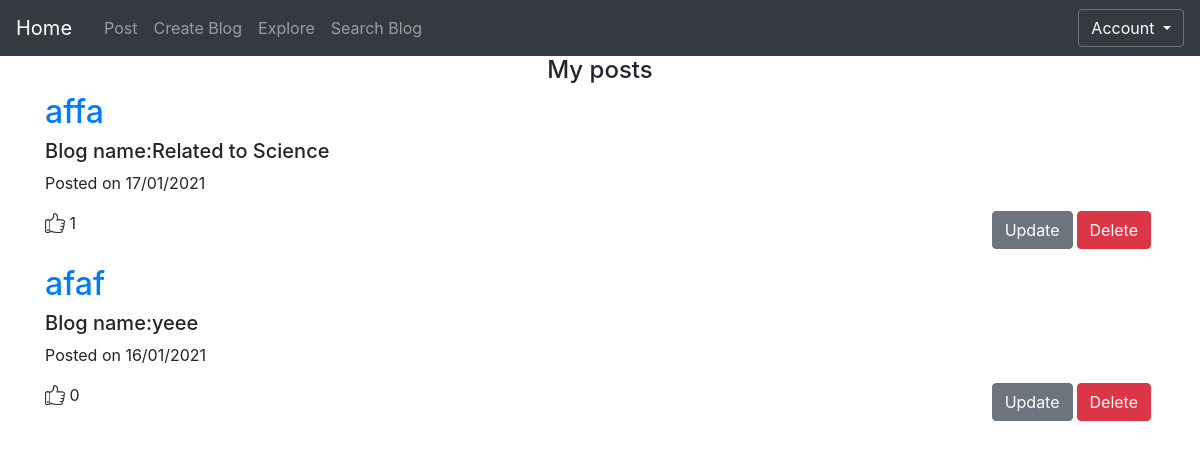
Page /posted (signed in) on the earlier database version.
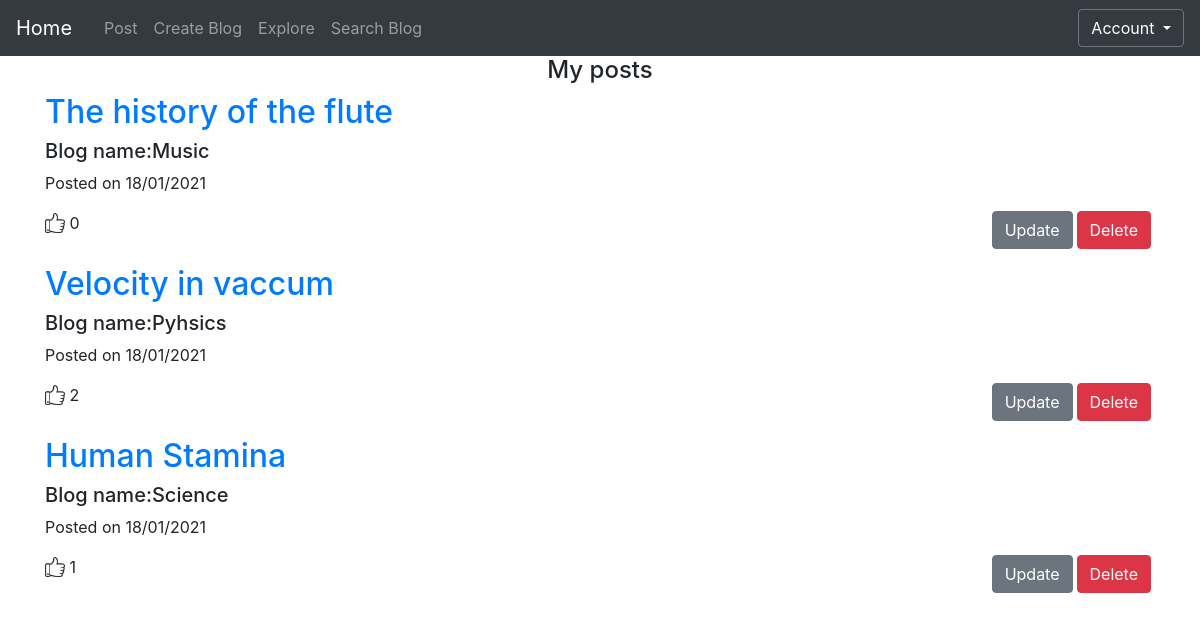
Same page on the later database version.
### app/models.py (models this page shows)
class Posts(db.Model):
    id = db.Column(db.Integer, primary_key=True)
    date = db.Column(db.DateTime)
    title = db.Column(db.String(500))
    body= db.Column(db.String(2000))
    author = db.Column(db.String(20))
    image_name=db.Column(db.String(200))
    blog_id=db.Column(db.Integer,db.ForeignKey('blog.id'))

class Blog(db.Model):
    __searchable__ = ['blog_name']
    id= db.Column(db.Integer, primary_key=True)
    blog_name = db.Column(db.String(100))
    user_id=db.Column(db.Integer,db.ForeignKey('user.id'))
    posts=db.relationship("Posts",backref='blog',lazy=True)

### app/views.py (the view)
@app.route('/posted', methods=['GET', 'POST'])
@login_required
def posted():
	pos=Posts.query.order_by(Posts.date.desc()).join(Blog).filter(Blog.user_id == current_user.id).all()
	return render_template('posted.html', title='Posted', p = pos)

### app/views.py (called while the page is built)
@login_manager.user_loader
def load_user(user_id):
	return User.query.get(int(user_id))

### app/templates/posted.html
{% extends "base.html" %}
{% block content %}
<h4 class="text-center">My posts</h4>
{% for entry in p %}
<div class="mr-1 mb-1 my_posts_container" id ="rem_post{{  entry.id }}">
    <h2 class="post-title">
    <a href="{{ url_for('post', post_id=entry.id) }}">
      {{ entry.title }}
        </a>
    </h2>
  <h5>
    Blog name:{{ entry.blog.blog_name }}
  </h5>
  <p class="post-meta">Posted on {{ entry.date.strftime('%d/%m/%Y') }}</p>
  <h7 class="like-container">
    <image src="{{url_for('static',filename = 'like.png')}}" class="mb-1 like_image"> {{ entry.user_likes.count()}}
    </h7>
      <button class="btn btn-danger float-right delete_Button" post_id="{{  entry.id }}">Delete</button>
      <a class="btn btn-secondary float-right mr-1 mb-10" href="{{ url_for('update', post_id=entry.id) }}">Update</a>
      <br>
      <br>
    </div>
{% endfor %}
{% endblock %}

Differences in the rows shown:
no longer on this page (row edited): Posts: title "affa", blog.blog_name "Related to Science", date "17/01/2021", user_likes.count "1"
no longer on this page (row edited): Posts: title "afaf", blog.blog_name "yeee", date "16/01/2021", user_likes.count "0"
now on this page (row edited): Posts: title "The history of the flute", blog.blog_name "Music", date "18/01/2021", user_likes.count "0"
added Posts: title "Velocity in vaccum", blog.blog_name "Pyhsics", date "18/01/2021", user_likes.count "2"
now on this page (row edited): Posts: title "Human Stamina", blog.blog_name "Science", date "18/01/2021", user_likes.count "1"
